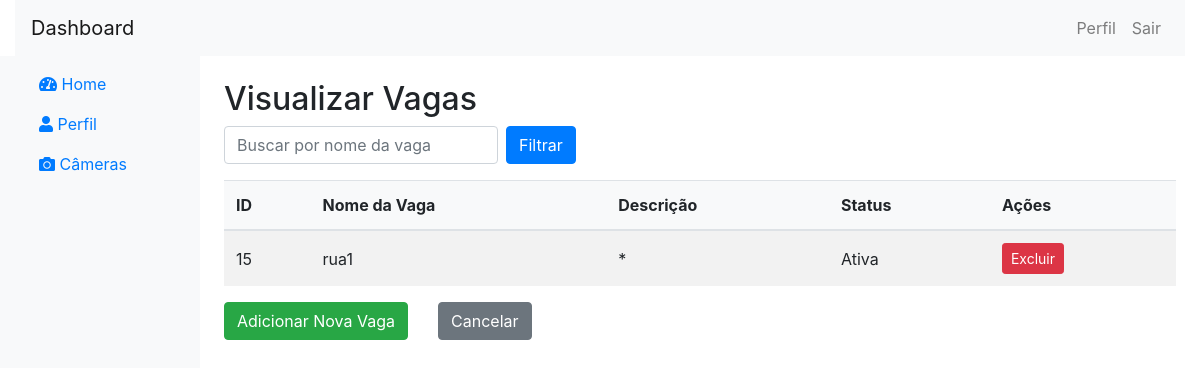
The page /cameras/view_vagas?camera_id=13 (signed in) on the database its author committed.
### tables this page shows
CREATE TABLE `vacancies` (
  `id` bigint NOT NULL AUTO_INCREMENT,
  `name` varchar(100) DEFAULT NULL,
  `fk_camera` bigint DEFAULT NULL,
  `settings` text,
  `setting_areas` text,
  `state` tinyint DEFAULT NULL,
  `plate` varchar(60) DEFAULT NULL,
  `plate_file` varchar(250) DEFAULT NULL,
  `created_at` datetime DEFAULT NULL,
  `update_at` datetime DEFAULT NULL,
  `active` tinyint DEFAULT NULL,
  PRIMARY KEY (`id`),
  KEY `vacancies_cameras_FK` (`fk_camera`),
  CONSTRAINT `vacancies_cameras_FK` FOREIGN KEY (`fk_camera`) REFERENCES `cameras` (`id`)
);

### includes/dao/VagasDAO.php (called while the page is built, shortened)
<?php
class VagasDAO
{
    private $pdo;
    public function __construct($pdo)
    {
        $this->pdo = $pdo;
    }
    public function getVagasByCamera($user_id, $filter = '', $camera_id = null) {
        $sql = "SELECT v.* FROM vacancies v
                INNER JOIN cameras c ON v.fk_camera = c.id
                WHERE c.fk_user = :user_id
                AND (v.name LIKE :filter OR v.settings LIKE :filter)";
        if ($camera_id !== null) {
            $sql .= " AND v.fk_camera = :camera_id";
        }
        $stmt = $this->pdo->prepare($sql);
        $stmt->bindValue(':user_id', $user_id, PDO::PARAM_INT);
        $stmt->bindValue(':filter', '%' . $filter . '%', PDO::PARAM_STR);
        if ($camera_id !== null) {
            $stmt->bindValue(':camera_id', $camera_id, PDO::PARAM_INT);
        }
        $stmt->execute();
        return $stmt->fetchAll(PDO::FETCH_ASSOC);
    }
}

### cameras/view_vagas.php (the view, shortened to what this page needs)
<?php
require_once '../includes/db.php';
require_once '../includes/dao/VagasDAO.php';
$camera_id = intval($_GET['camera_id']);
$user_id = $_SESSION['user_id'];
$vagasDAO = new VagasDAO($pdo);
$filter = isset($_GET['filter']) ? htmlspecialchars(trim($_GET['filter'])) : '';
$vagas = $vagasDAO->getVagasByCamera($user_id, $filter, $camera_id);
if (!$vagas) {
    $total_vagas = 0;
} else {
    $total_vagas = count($vagas);
}
?>
<!DOCTYPE html>
<html lang="pt-br">
<head>
    <link href="https://cdn.jsdelivr.net/npm/bootstrap@4.5.2/dist/css/bootstrap.min.css" rel="stylesheet">
    <link href="https://cdnjs.cloudflare.com/ajax/libs/font-awesome/5.15.1/css/all.min.css" rel="stylesheet">
</head>
<body>
    <div class="container-fluid">
        <?php include('../includes/components/header.php'); ?>
        <div class="row">
            <?php include('../includes/components/sidebar.php'); ?>
            <main role="main" class="col-md-9 ml-sm-auto col-lg-10 px-4 pt-4">
                <h2>Visualizar Vagas</h2>
                <form action="view_vagas.php" method="get" class="form-inline mb-3">
                    <input type="text" class="form-control mr-2" name="filter" placeholder="Buscar por nome da vaga" value="<?php echo htmlspecialchars($filter); ?>">
                    <button type="submit" class="btn btn-primary">Filtrar</button>
                </form>
                <?php if ($total_vagas == 0): ?>
                    <div class="alert alert-warning">Nenhuma vaga encontrada.</div>
                <?php else: ?>
                    <table class="table table-striped">
                        <thead>
                            <tr>
                                <th>ID</th>
                                <th>Nome da Vaga</th>
                                <th>Descrição</th>
                                <th>Status</th>
                                <th>Ações</th>
                            </tr>
                        </thead>
                        <tbody>
                            <?php foreach ($vagas as $vaga): ?>
                                <tr>
                                    <td><?php echo $vaga['id']; ?></td>
                                    <td><?php echo htmlspecialchars($vaga['name']); ?></td>
                                    <td><?php echo htmlspecialchars($vaga['settings']); ?></td>
                                    <td>
                                        <?php echo ($vaga['state'] == 1) ? 'Ativa' : 'Inativa'; ?>
                                    </td>
                                    <td>
                                        <button class="btn btn-danger btn-sm deleteVagaBtn" data-id="<?php echo $vaga['id']; ?>" data-toggle="modal" data-target="#deleteVagaModal">
                                            Excluir
                                        </button>
                                    </td>
                                </tr>
                            <?php endforeach; ?>
                        </tbody>
                    </table>
                <?php endif; ?>
                <div class="row justify-content-left mt-3">
                    <div class="col-auto">
                        <a href="add_vaga.php" class="btn btn-success">Adicionar Nova Vaga</a>
                    </div>
                    <div class="col-auto">
                        <a href="../cameras/cameras" class="btn btn-secondary">Cancelar</a>
                    </div>
                </div>
            </main>
        </div>
    </div>
</body>
</html>

### cameras/view_vagas.php (style rules this page uses)
.table th { background-color: #f8f9fa; font-weight: bold; }
.table td { vertical-align: middle; }

### rows shown on the page
vacancies: id "15", name "rua1", settings "*", state "Ativa"
